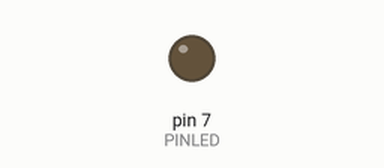
Recording of a sketch running on a simulated Arduino Uno, built with avr-gcc and run on an emulated ATmega328P. On the bench: output pins drawn as LEDs (lit = HIGH).

Above: at 0.04 s.
Timing chart, 0 to 3.0 s (numbered marks = the images above):
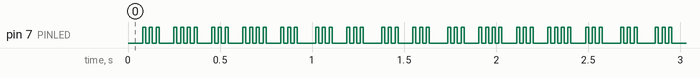

The sketch:

pmw_function.ino
```cpp
int PINLED = 7;  // GPIO 7번 핀에 LED 연결
int period = 10000;  // 초기 주기 설정
int duty = 0;  // 초기 듀티 사이클: 0

// PWM 주기 설정 함수
void set_period(int newPeriod) {
  period = newPeriod;  // 주기 설정
}

// 듀티 사이클 설정 함수
void set_duty(int newDuty) {
  duty = newDuty;  // 듀티 설정
}

// PWM 제어 함수
void pwm() {
  int onTime = period * duty / 100;  // 켜짐 시간 계산
  int offTime = period - onTime;     // 꺼짐 시간 계산

  // LED ON
  digitalWrite(PINLED, 1);
  delayMicroseconds(onTime);  // 켜짐 시간 유지

  // LED OFF
  digitalWrite(PINLED, 0);
  delayMicroseconds(offTime);  // 꺼짐 시간 유지
}

// 밝기 제어 삼각형 패턴 함수
void trianglePattern() {
  // 최소 -> 최대 -> 최소로 듀티 사이클 변화 (101단계)
  for (int i = 0; i <= 100; i++) {  // 밝기 증가
    set_duty(i);
    pwm();
    delay(10);
  }
  for (int i = 100; i >= 0; i--) {  // 밝기 감소
    set_duty(i);
    pwm();
    delay(10);
  }
}

void setup() {
  pinMode(PINLED, OUTPUT);  // GPIO 7번 핀을 출력 모드로 설정
}

void loop() {
  set_period(10000);  // 10ms,1ms,0.1ms 주기설정
  trianglePattern();  // 삼각형 패턴 실행
}
```

Measured:
- by itself, pin 7 (PINLED): moves between LOW and HIGH, repeating every 1.3 s
- by itself, everything shown: repeats every 5.7 s, in 10 steps
